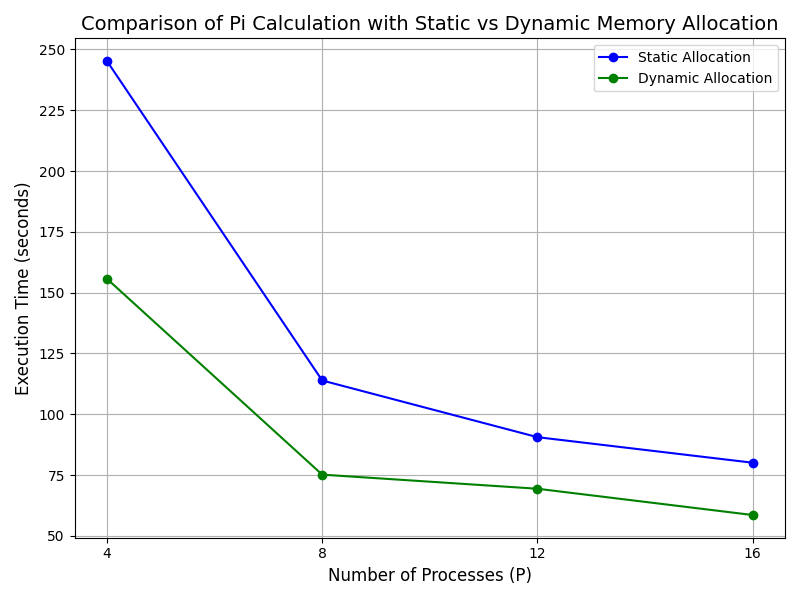

Reproduce this figure in Python.
import matplotlib.pyplot as plt

# Data for the number of processes (P) and execution times
processors = [4, 8, 12, 16]
static_times = [245.2, 113.9, 90.6, 80.1]
dynamic_times = [155.7, 75.2, 69.4, 58.6]

# Create the plot
plt.figure(figsize=(8, 6))

# Plotting both static and dynamic times
plt.plot(processors, static_times, label='Static Allocation', marker='o', linestyle='-', color='b')
plt.plot(processors, dynamic_times, label='Dynamic Allocation', marker='o', linestyle='-', color='g')

# Adding labels and title
plt.xlabel('Number of Processes (P)', fontsize=12)
plt.ylabel('Execution Time (seconds)', fontsize=12)
plt.title('Comparison of Pi Calculation with Static vs Dynamic Memory Allocation', fontsize=14)

# Adding x-ticks for all processors
plt.xticks(processors)

# Adding grid and legend
plt.grid(True)
plt.legend()

# Display the plot
plt.tight_layout()
plt.show()
